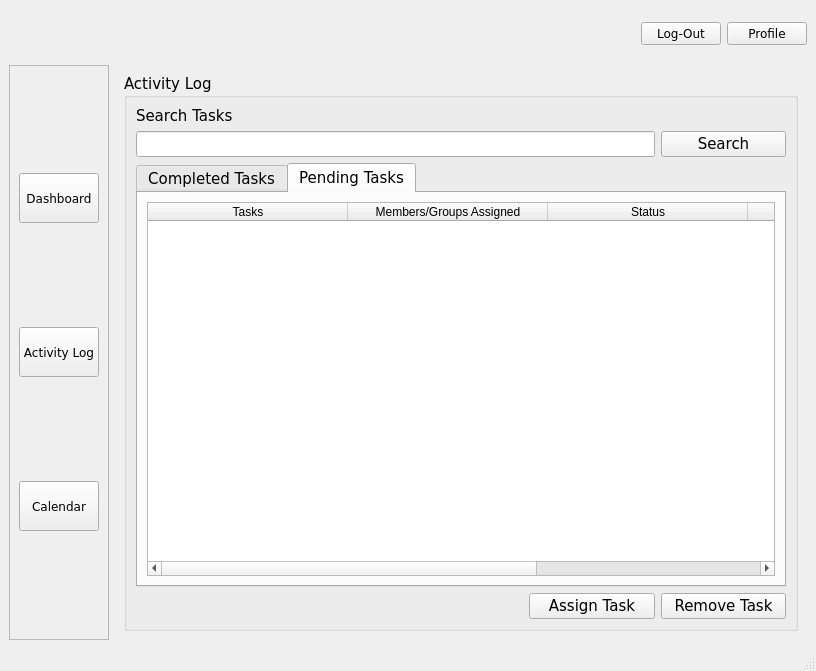
<?xml version="1.0" encoding="UTF-8"?>
<ui version="4.0">
 <class>Group_Dashboard</class>
 <widget class="QMainWindow" name="Group_Dashboard">
  <property name="geometry">
   <rect>
    <x>0</x>
    <y>0</y>
    <width>800</width>
    <height>671</height>
   </rect>
  </property>
  <property name="font">
   <font>
    <family>Verdana</family>
   </font>
  </property>
  <property name="windowTitle">
   <string>ClockWork</string>
  </property>
  <property name="windowIcon">
   <iconset>
    <normaloff>resources/new_menu_window_icon.png</normaloff>resources/new_menu_window_icon.png</iconset>
  </property>
  <property name="autoFillBackground">
   <bool>false</bool>
  </property>
  <widget class="QWidget" name="centralwidget">
   <layout class="QGridLayout" name="gridLayout_5">
    <item row="0" column="0" colspan="2">
     <widget class="QLabel" name="logo">
      <property name="minimumSize">
       <size>
        <width>405</width>
        <height>50</height>
       </size>
      </property>
      <property name="maximumSize">
       <size>
        <width>405</width>
        <height>50</height>
       </size>
      </property>
      <property name="frameShape">
       <enum>QFrame::Shape::NoFrame</enum>
      </property>
      <property name="text">
       <string/>
      </property>
      <property name="pixmap">
       <pixmap>resources/menu_logo.png</pixmap>
      </property>
      <property name="alignment">
       <set>Qt::AlignmentFlag::AlignCenter</set>
      </property>
     </widget>
    </item>
    <item row="0" column="2">
     <spacer name="horizontalSpacer">
      <property name="orientation">
       <enum>Qt::Orientation::Horizontal</enum>
      </property>
      <property name="sizeHint" stdset="0">
       <size>
        <width>594</width>
        <height>20</height>
       </size>
      </property>
     </spacer>
    </item>
    <item row="0" column="3">
     <widget class="QPushButton" name="log_out_btn">
      <property name="text">
       <string>Log-Out</string>
      </property>
     </widget>
    </item>
    <item row="0" column="4">
     <widget class="QPushButton" name="profile_button">
      <property name="minimumSize">
       <size>
        <width>0</width>
        <height>0</height>
       </size>
      </property>
      <property name="toolTip">
       <string>Group Members</string>
      </property>
      <property name="text">
       <string>Profile</string>
      </property>
     </widget>
    </item>
    <item row="1" column="0">
     <widget class="QFrame" name="btns_frame">
      <property name="maximumSize">
       <size>
        <width>100</width>
        <height>16777215</height>
       </size>
      </property>
      <property name="styleSheet">
       <string notr="true"/>
      </property>
      <property name="frameShape">
       <enum>QFrame::Shape::StyledPanel</enum>
      </property>
      <property name="frameShadow">
       <enum>QFrame::Shadow::Raised</enum>
      </property>
      <layout class="QGridLayout" name="gridLayout_2">
       <item row="1" column="0">
        <widget class="QPushButton" name="activity_log_btn">
         <property name="minimumSize">
          <size>
           <width>80</width>
           <height>50</height>
          </size>
         </property>
         <property name="maximumSize">
          <size>
           <width>50</width>
           <height>50</height>
          </size>
         </property>
         <property name="toolTip">
          <string>Activity Log</string>
         </property>
         <property name="text">
          <string>Activity Log</string>
         </property>
        </widget>
       </item>
       <item row="0" column="0">
        <widget class="QPushButton" name="dashboard_btn">
         <property name="minimumSize">
          <size>
           <width>80</width>
           <height>50</height>
          </size>
         </property>
         <property name="maximumSize">
          <size>
           <width>50</width>
           <height>50</height>
          </size>
         </property>
         <property name="toolTip">
          <string>Dashboard</string>
         </property>
         <property name="text">
          <string>Dashboard</string>
         </property>
        </widget>
       </item>
       <item row="2" column="0">
        <widget class="QPushButton" name="calendar_btn">
         <property name="minimumSize">
          <size>
           <width>80</width>
           <height>50</height>
          </size>
         </property>
         <property name="maximumSize">
          <size>
           <width>50</width>
           <height>50</height>
          </size>
         </property>
         <property name="toolTip">
          <string>Task Calendar</string>
         </property>
         <property name="text">
          <string>Calendar</string>
         </property>
        </widget>
       </item>
      </layout>
     </widget>
    </item>
    <item row="1" column="1" colspan="4">
     <widget class="QStackedWidget" name="stacked_Manager">
      <property name="font">
       <font>
        <family>Verdana</family>
        <pointsize>11</pointsize>
       </font>
      </property>
      <property name="frameShape">
       <enum>QFrame::Shape::NoFrame</enum>
      </property>
      <property name="lineWidth">
       <number>0</number>
      </property>
      <property name="currentIndex">
       <number>1</number>
      </property>
      <widget class="QWidget" name="dashboard">
       <layout class="QGridLayout" name="gridLayout_14">
        <item row="2" column="1">
         <widget class="QGroupBox" name="currenttask_box">
          <property name="title">
           <string>Current Tasks</string>
          </property>
          <layout class="QGridLayout" name="gridLayout_8">
           <item row="0" column="0">
            <widget class="QTableWidget" name="currenttask_table">
             <property name="minimumSize">
              <size>
               <width>300</width>
               <height>0</height>
              </size>
             </property>
             <property name="horizontalScrollMode">
              <enum>QAbstractItemView::ScrollMode::ScrollPerPixel</enum>
             </property>
             <property name="rowCount">
              <number>0</number>
             </property>
             <attribute name="horizontalHeaderDefaultSectionSize">
              <number>180</number>
             </attribute>
             <attribute name="horizontalHeaderStretchLastSection">
              <bool>true</bool>
             </attribute>
             <attribute name="verticalHeaderDefaultSectionSize">
              <number>50</number>
             </attribute>
             <column>
              <property name="text">
               <string>Task</string>
              </property>
             </column>
             <column>
              <property name="text">
               <string>Members/Groups Assigned</string>
              </property>
             </column>
             <column>
              <property name="text">
               <string>Status</string>
              </property>
             </column>
             <column>
              <property name="text">
               <string>Priority Level</string>
              </property>
             </column>
             <column>
              <property name="text">
               <string>Due Date and Time</string>
              </property>
             </column>
            </widget>
           </item>
          </layout>
         </widget>
        </item>
        <item row="2" column="0">
         <widget class="QGroupBox" name="task_completion_groupbox">
          <property name="title">
           <string>Task Completion</string>
          </property>
          <layout class="QGridLayout" name="gridLayout_7">
           <item row="0" column="0">
            <widget class="QLabel" name="pie_chart">
             <property name="minimumSize">
              <size>
               <width>300</width>
               <height>250</height>
              </size>
             </property>
             <property name="frameShape">
              <enum>QFrame::Shape::Box</enum>
             </property>
             <property name="text">
              <string>Pie Chart</string>
             </property>
             <property name="alignment">
              <set>Qt::AlignmentFlag::AlignCenter</set>
             </property>
            </widget>
           </item>
          </layout>
         </widget>
        </item>
        <item row="0" column="0" rowspan="2">
         <widget class="QGroupBox" name="created_tasks_groupbox">
          <property name="title">
           <string>Number of Tasks Created:</string>
          </property>
          <layout class="QGridLayout" name="gridLayout_6">
           <item row="0" column="0">
            <widget class="QLabel" name="number_tasks_label">
             <property name="minimumSize">
              <size>
               <width>50</width>
               <height>50</height>
              </size>
             </property>
             <property name="font">
              <font>
               <family>Verdana</family>
               <pointsize>26</pointsize>
              </font>
             </property>
             <property name="frameShape">
              <enum>QFrame::Shape::Box</enum>
             </property>
             <property name="text">
              <string>0</string>
             </property>
             <property name="alignment">
              <set>Qt::AlignmentFlag::AlignCenter</set>
             </property>
            </widget>
           </item>
          </layout>
         </widget>
        </item>
        <item row="0" column="1" rowspan="2">
         <widget class="QGroupBox" name="task_calendar_box">
          <property name="title">
           <string>Task Calendar</string>
          </property>
          <layout class="QGridLayout" name="gridLayout_9">
           <item row="0" column="0">
            <widget class="QCalendarWidget" name="Task_Calendar_2">
             <property name="toolTip">
              <string>Double-click the day you want to access tasks</string>
             </property>
            </widget>
           </item>
          </layout>
         </widget>
        </item>
       </layout>
      </widget>
      <widget class="QWidget" name="activity_log">
       <layout class="QGridLayout" name="gridLayout_13">
        <item row="0" column="0">
         <widget class="QGroupBox" name="activity_log_box">
          <property name="title">
           <string>Activity Log</string>
          </property>
          <layout class="QGridLayout" name="gridLayout_12">
           <item row="1" column="0" colspan="4">
            <widget class="QLineEdit" name="search_bar_tasks"/>
           </item>
           <item row="2" column="0" colspan="5">
            <widget class="QTabWidget" name="task_tab">
             <property name="currentIndex">
              <number>1</number>
             </property>
             <widget class="QWidget" name="tab">
              <attribute name="title">
               <string>Completed Tasks</string>
              </attribute>
              <layout class="QGridLayout" name="gridLayout_10">
               <item row="0" column="0">
                <widget class="QTableWidget" name="completedtasks_table">
                 <property name="horizontalScrollMode">
                  <enum>QAbstractItemView::ScrollMode::ScrollPerPixel</enum>
                 </property>
                 <property name="rowCount">
                  <number>0</number>
                 </property>
                 <attribute name="horizontalHeaderCascadingSectionResizes">
                  <bool>true</bool>
                 </attribute>
                 <attribute name="horizontalHeaderDefaultSectionSize">
                  <number>200</number>
                 </attribute>
                 <attribute name="horizontalHeaderStretchLastSection">
                  <bool>true</bool>
                 </attribute>
                 <attribute name="verticalHeaderDefaultSectionSize">
                  <number>50</number>
                 </attribute>
                 <column>
                  <property name="text">
                   <string>Tasks</string>
                  </property>
                 </column>
                 <column>
                  <property name="text">
                   <string>Members/Groups Assigned</string>
                  </property>
                 </column>
                 <column>
                  <property name="text">
                   <string>Status</string>
                  </property>
                 </column>
                 <column>
                  <property name="text">
                   <string>Priority Level</string>
                  </property>
                 </column>
                 <column>
                  <property name="text">
                   <string>Due Date and Time</string>
                  </property>
                 </column>
                </widget>
               </item>
              </layout>
             </widget>
             <widget class="QWidget" name="tab_2">
              <attribute name="title">
               <string>Pending Tasks</string>
              </attribute>
              <layout class="QGridLayout" name="gridLayout_11">
               <item row="0" column="0">
                <widget class="QTableWidget" name="pendingtasks_table">
                 <property name="horizontalScrollMode">
                  <enum>QAbstractItemView::ScrollMode::ScrollPerPixel</enum>
                 </property>
                 <property name="rowCount">
                  <number>0</number>
                 </property>
                 <attribute name="horizontalHeaderCascadingSectionResizes">
                  <bool>true</bool>
                 </attribute>
                 <attribute name="horizontalHeaderDefaultSectionSize">
                  <number>200</number>
                 </attribute>
                 <attribute name="horizontalHeaderStretchLastSection">
                  <bool>true</bool>
                 </attribute>
                 <attribute name="verticalHeaderDefaultSectionSize">
                  <number>50</number>
                 </attribute>
                 <column>
                  <property name="text">
                   <string>Tasks</string>
                  </property>
                 </column>
                 <column>
                  <property name="text">
                   <string>Members/Groups Assigned</string>
                  </property>
                 </column>
                 <column>
                  <property name="text">
                   <string>Status</string>
                  </property>
                 </column>
                 <column>
                  <property name="text">
                   <string>Priority Level</string>
                  </property>
                 </column>
                 <column>
                  <property name="text">
                   <string>Due Date and Time</string>
                  </property>
                 </column>
                </widget>
               </item>
              </layout>
             </widget>
            </widget>
           </item>
           <item row="1" column="4">
            <widget class="QPushButton" name="search_btn">
             <property name="text">
              <string>Search</string>
             </property>
            </widget>
           </item>
           <item row="0" column="0" colspan="4">
            <widget class="QLabel" name="search_tasks_label">
             <property name="text">
              <string>Search Tasks</string>
             </property>
            </widget>
           </item>
           <item row="3" column="4">
            <widget class="QPushButton" name="removetask_btn">
             <property name="text">
              <string>Remove Task</string>
             </property>
            </widget>
           </item>
           <item row="3" column="3">
            <widget class="QPushButton" name="assigntask_btn">
             <property name="text">
              <string>Assign Task</string>
             </property>
            </widget>
           </item>
           <item row="3" column="0" colspan="3">
            <spacer name="horizontalSpacer_4">
             <property name="orientation">
              <enum>Qt::Orientation::Horizontal</enum>
             </property>
             <property name="sizeHint" stdset="0">
              <size>
               <width>387</width>
               <height>17</height>
              </size>
             </property>
            </spacer>
           </item>
          </layout>
         </widget>
        </item>
       </layout>
      </widget>
      <widget class="QWidget" name="task_calendar">
       <layout class="QGridLayout" name="gridLayout_17">
        <item row="1" column="0">
         <spacer name="horizontalSpacer_3">
          <property name="orientation">
           <enum>Qt::Orientation::Horizontal</enum>
          </property>
          <property name="sizeHint" stdset="0">
           <size>
            <width>40</width>
            <height>20</height>
           </size>
          </property>
         </spacer>
        </item>
        <item row="0" column="0">
         <widget class="QCalendarWidget" name="Task_Calendar">
          <property name="toolTip">
           <string>Double-click the day you want to access tasks</string>
          </property>
         </widget>
        </item>
       </layout>
      </widget>
     </widget>
    </item>
   </layout>
  </widget>
  <widget class="QMenuBar" name="menubar">
   <property name="geometry">
    <rect>
     <x>0</x>
     <y>0</y>
     <width>800</width>
     <height>21</height>
    </rect>
   </property>
  </widget>
  <widget class="QStatusBar" name="statusbar"/>
 </widget>
 <tabstops>
  <tabstop>dashboard_btn</tabstop>
  <tabstop>activity_log_btn</tabstop>
  <tabstop>calendar_btn</tabstop>
  <tabstop>log_out_btn</tabstop>
  <tabstop>profile_button</tabstop>
  <tabstop>Task_Calendar_2</tabstop>
  <tabstop>search_bar_tasks</tabstop>
  <tabstop>search_btn</tabstop>
  <tabstop>task_tab</tabstop>
  <tabstop>pendingtasks_table</tabstop>
  <tabstop>Task_Calendar</tabstop>
  <tabstop>completedtasks_table</tabstop>
 </tabstops>
 <resources/>
 <connections/>
</ui>
